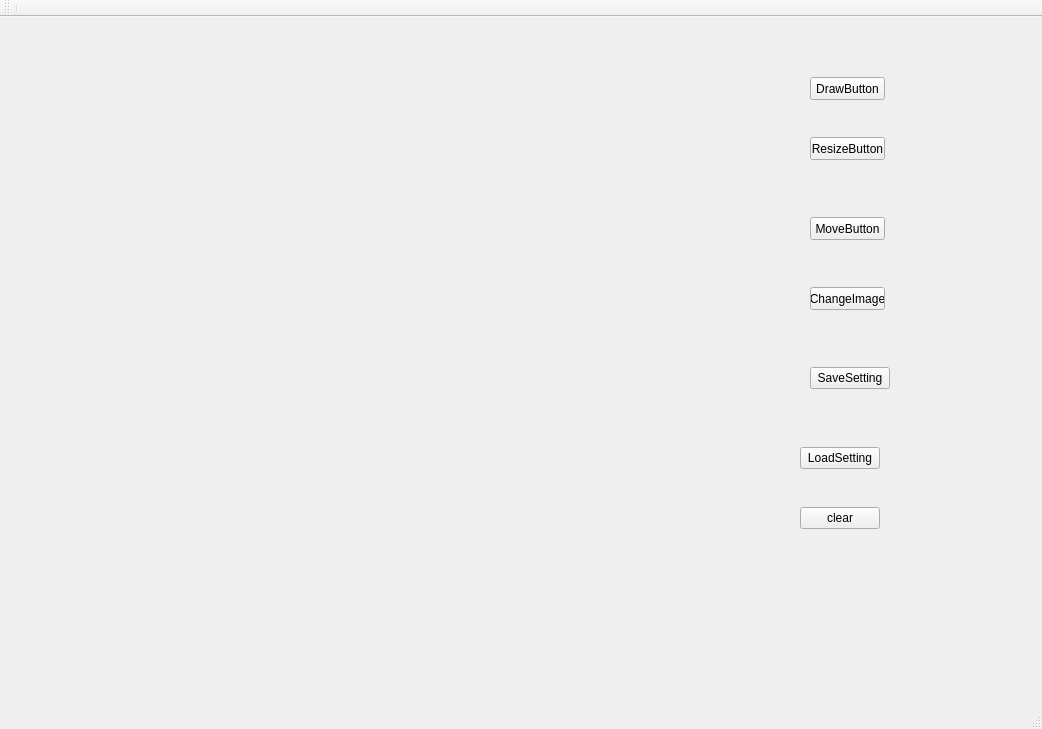
<?xml version="1.0" encoding="UTF-8"?>
<ui version="4.0">
 <class>MainWindow</class>
 <widget class="QMainWindow" name="MainWindow">
  <property name="geometry">
   <rect>
    <x>0</x>
    <y>0</y>
    <width>1042</width>
    <height>729</height>
   </rect>
  </property>
  <property name="windowTitle">
   <string>MainWindow</string>
  </property>
  <widget class="QWidget" name="centralWidget">
   <widget class="GraphicWidget" name="widget" native="true">
    <property name="geometry">
     <rect>
      <x>40</x>
      <y>10</y>
      <width>711</width>
      <height>661</height>
     </rect>
    </property>
    <property name="mouseTracking">
     <bool>true</bool>
    </property>
   </widget>
   <widget class="QPushButton" name="drawButton">
    <property name="geometry">
     <rect>
      <x>810</x>
      <y>60</y>
      <width>75</width>
      <height>23</height>
     </rect>
    </property>
    <property name="text">
     <string>DrawButton</string>
    </property>
   </widget>
   <widget class="QPushButton" name="resizeButton">
    <property name="geometry">
     <rect>
      <x>810</x>
      <y>120</y>
      <width>75</width>
      <height>23</height>
     </rect>
    </property>
    <property name="text">
     <string>ResizeButton</string>
    </property>
   </widget>
   <widget class="QPushButton" name="moveButton">
    <property name="geometry">
     <rect>
      <x>810</x>
      <y>200</y>
      <width>75</width>
      <height>23</height>
     </rect>
    </property>
    <property name="text">
     <string>MoveButton</string>
    </property>
   </widget>
   <widget class="QPushButton" name="changeImage">
    <property name="geometry">
     <rect>
      <x>810</x>
      <y>270</y>
      <width>75</width>
      <height>23</height>
     </rect>
    </property>
    <property name="text">
     <string>ChangeImage</string>
    </property>
   </widget>
   <widget class="QPushButton" name="saveSetting">
    <property name="geometry">
     <rect>
      <x>810</x>
      <y>350</y>
      <width>80</width>
      <height>22</height>
     </rect>
    </property>
    <property name="text">
     <string>SaveSetting</string>
    </property>
   </widget>
   <widget class="QPushButton" name="loadSetting">
    <property name="geometry">
     <rect>
      <x>800</x>
      <y>430</y>
      <width>80</width>
      <height>22</height>
     </rect>
    </property>
    <property name="text">
     <string>LoadSetting</string>
    </property>
   </widget>
   <widget class="QPushButton" name="clear">
    <property name="geometry">
     <rect>
      <x>800</x>
      <y>490</y>
      <width>80</width>
      <height>22</height>
     </rect>
    </property>
    <property name="text">
     <string>clear</string>
    </property>
   </widget>
  </widget>
  <widget class="QMenuBar" name="menuBar">
   <property name="geometry">
    <rect>
     <x>0</x>
     <y>0</y>
     <width>1042</width>
     <height>19</height>
    </rect>
   </property>
  </widget>
  <widget class="QToolBar" name="mainToolBar">
   <attribute name="toolBarArea">
    <enum>TopToolBarArea</enum>
   </attribute>
   <attribute name="toolBarBreak">
    <bool>false</bool>
   </attribute>
   <addaction name="separator"/>
  </widget>
  <widget class="QStatusBar" name="statusBar"/>
 </widget>
 <layoutdefault spacing="6" margin="11"/>
 <customwidgets>
  <customwidget>
   <class>GraphicWidget</class>
   <extends>QWidget</extends>
   <header>graphicwidget.h</header>
   <container>1</container>
  </customwidget>
 </customwidgets>
 <resources/>
 <connections/>
</ui>
